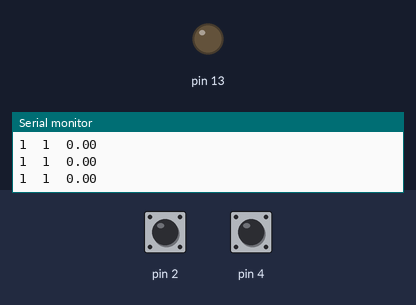
A sketch run on a simulated Arduino Uno, built with avr-gcc and run on an emulated ATmega328P. On the bench: output pins drawn as LEDs (lit = HIGH), the last lines printed to the serial monitor. The inputs (shaded band) are chosen by the test bench; at power-on: pin 2 HIGH, pin 4 HIGH.

Above: at 2.8 s.
2.9 s: pin 2 pulled LOW for 1.2 s
At 3.5 s:
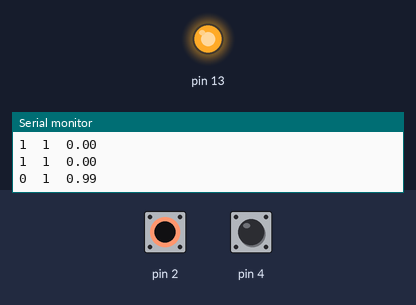
6.5 s: pin 2 pulled LOW for 3.2 s
At 10.6 s:
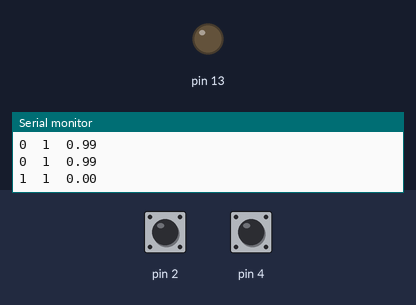
11.5 s: pin 4 pulled LOW for 3.2 s
At 12.3 s:
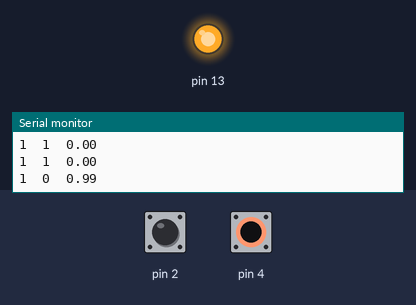
Timing chart, 0 to 16.5 s (numbered marks = the images above; inputs shaded):
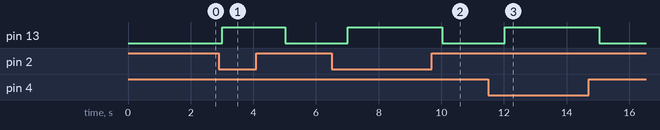

Measured:
- after the input at 2.9 s, pin 13: LOW → HIGH after 0.11 s, → LOW 2.0 s later
- after the input at 6.5 s, pin 13: LOW → HIGH after 0.52 s, → LOW 3.0 s later
- after the input at 11.5 s, pin 13: LOW → HIGH after 0.53 s, → LOW 3.0 s later

The sketch:

RedNeuronalXOR.ino
```cpp
/******************************************************************
 * Programa que genera reproduce una función lógica XOR usando una
 * red neuronal superficial
 * Autor:
 *      Jesús Alfonso López
 *      jalopez@uao.edu.co
 ******************************************************************/

  //Definición de los pesos de la red

//[[ 4.4491844 -3.2876225  4.363248 ]
// [-3.1173658  2.8611434 -3.1131463]]
//[-2.7249172 -1.1544945 -2.6519682]
#include <math.h>

  float W11Co=4.4491844;
  float W21Co=-3.1173658;
  float B1Co=-2.7249172;
  float Neta1Co;
  float Salida1Co;

  float W12Co=-3.2876225;
  float W22Co=2.8611434;
  float B2Co=-1.1544945;
  float Neta2Co;
  float Salida2Co;


  float W13Co=4.363248;
  float W23Co=-3.1131463;
  float B3Co=-2.6519682;
  float Neta3Co;
  float Salida3Co;

//[[3.1632652]
// [5.907836 ]
// [2.80647  ]]
//[5.3300915]

  float W11Cs=3.1632652;
  float W21Cs=5.907836;
  float W31Cs=2.80647;
  float B1Cs=5.3300915;
  float Neta1Cs;
  float Salida1Cs;

  int Salida;

void setup(){
  //start serial connection
  Serial.begin(9600);
  //configure pin2 and pin3 as an input and enable the internal pull-up resistor
  pinMode(2, INPUT_PULLUP);
  pinMode(4, INPUT_PULLUP);
  pinMode(13, OUTPUT);
  }

void loop(){


  int X1Val = digitalRead(2);
  int X2Val = digitalRead(4);

//Cálculo de la neta 1 CO
Neta1Co=X1Val*W11Co+X2Val*W21Co+B1Co;
//Cálculo de la neta con función de activación Tanh
Salida1Co = ((exp(Neta1Co) - exp(-Neta1Co))/(exp(Neta1Co) + exp(-Neta1Co)));

//Cálculo de la neta 2 CO
Neta2Co=X1Val*W12Co+X2Val*W22Co+B2Co;
//Cálculo de la neta con función de activación Tanh
Salida2Co = ((exp(Neta2Co) - exp(-Neta2Co))/(exp(Neta2Co) + exp(-Neta2Co)));

//Cálculo de la neta 3 CO
Neta3Co=X1Val*W13Co+X2Val*W23Co+B3Co;
//Cálculo de la neta con función de activación Tanh
Salida3Co = ((exp(Neta3Co) - exp(-Neta3Co))/(exp(Neta3Co) + exp(-Neta3Co)));


//Cálculo de la neta 1 Cs
Neta1Cs=Salida1Co*W11Cs+Salida2Co*W21Cs+Salida3Co*W31Cs+B1Cs;
//Cálculo de la neta con función de activación Tanh
Salida1Cs = 1 / (1 + exp(-Neta1Cs));


////El led del pin 13 de prede o apaga dependiendo de la salida que genere la red
if (Neta1Cs>=0)
{
 // Salida=1;
  digitalWrite(13, HIGH);
}
else
{
 // Salida=0;
  digitalWrite(13, LOW);
}
   Serial.print(X1Val);       // print as an ASCII-encoded decimal - same as "DEC"
   Serial.print("\t");    // prints a tab
   Serial.print(X2Val);       // print as an ASCII-encoded decimal - same as "DEC"
   Serial.print("\t");    // prints a tab
//   Serial.print(Neta);       // print as an ASCII-encoded decimal - same as "DEC"
//   Serial.print("\t");    // prints a tab
   Serial.print(Salida1Cs);       // print as an ASCII-encoded decimal - same as "DEC"
   Serial.print("\t");    // prints a tab
   Serial.print("\n");    // prints a tab
   delay(1000);

}
```
